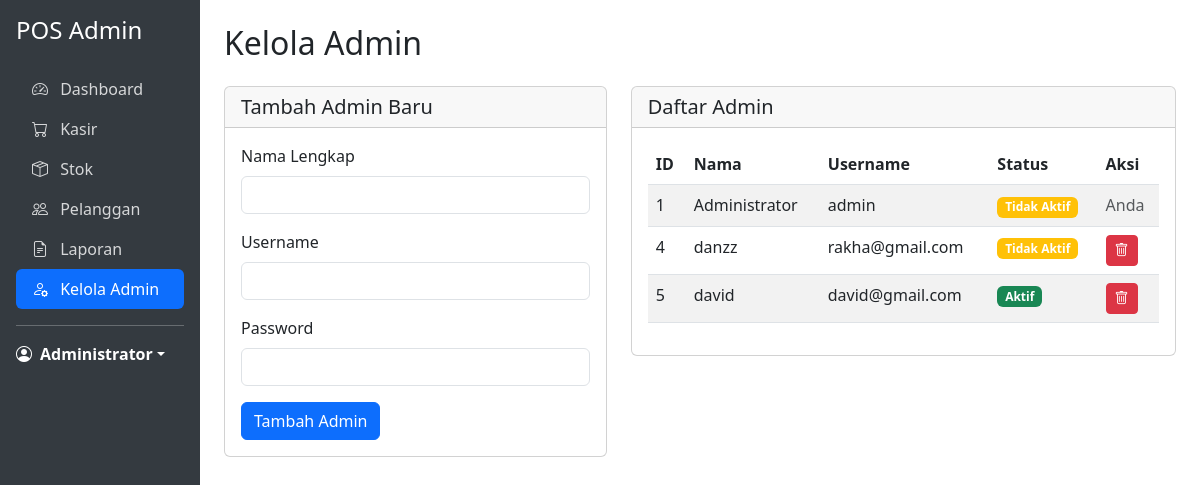
Screenshot of /kelola_admin.php (signed in) with the database file from the repository.
### tables this page shows
CREATE TABLE `kasir_admin` (
  `AdminID` int(11) NOT NULL,
  `Username` varchar(50) NOT NULL,
  `Password` varchar(255) NOT NULL,
  `NamaLengkap` varchar(100) NOT NULL,
  `Status` enum('active','inactive') DEFAULT 'inactive',
  `ActivationCode` varchar(64) DEFAULT NULL
);

### kelola_admin.php (the view, shortened to what this page needs)
<?php
include 'koneksi.php';
 $query = "SELECT * FROM kasir_admin";
 $result = mysqli_query($conn, $query);
?>
<!DOCTYPE html>
<html lang="id">
<head>
    <link href="https://cdn.jsdelivr.net/npm/bootstrap@5.3.0/dist/css/bootstrap.min.css" rel="stylesheet">
    <link href="https://cdn.jsdelivr.net/npm/bootstrap-icons@1.10.0/font/bootstrap-icons.css" rel="stylesheet">
</head>
<body>
    <div class="container-fluid">
        <div class="row">
            <div class="col-md-2 p-0 sidebar">
                <div class="d-flex flex-column p-3 text-white">
                    <h4 class="mb-4">POS Admin</h4>
                    <ul class="nav nav-pills flex-column mb-auto">
                        <li class="nav-item">
                            <a href="dashboard.php" class="nav-link">
                                <i class="bi bi-speedometer2 me-2"></i> Dashboard
                            </a>
                        </li>
                        <li>
                            <a href="index.php" class="nav-link">
                                <i class="bi bi-cart me-2"></i> Kasir
                            </a>
                        </li>
                        <li>
                            <a href="stok.php" class="nav-link">
                                <i class="bi bi-box-seam me-2"></i> Stok
                            </a>
                        </li>
                        <li>
                            <a href="pelanggan.php" class="nav-link">
                                <i class="bi bi-people me-2"></i> Pelanggan
                            </a>
                        </li>
                        <li>
                            <a href="laporan.php" class="nav-link">
                                <i class="bi bi-file-earmark-text me-2"></i> Laporan
                            </a>
                        </li>
                        <li>
                            <a href="kelola_admin.php" class="nav-link active">
                                <i class="bi bi-person-gear me-2"></i> Kelola Admin
                            </a>
                        </li>
                    </ul>
                    <hr>
                    <div class="dropdown">
                        <a href="#" class="d-flex align-items-center text-white text-decoration-none dropdown-toggle" id="dropdownUser1" data-bs-toggle="dropdown" aria-expanded="false">
                            <i class="bi bi-person-circle me-2"></i>
                            <strong><?php echo $_SESSION['admin_name']; ?></strong>
                        </a>
                    </div>
                </div>
            </div>
            <div class="col-md-10 p-4">
                <h2 class="mb-4">Kelola Admin</h2>
                <div class="row">
                    <div class="col-md-5">
                        <div class="card mb-4">
                            <div class="card-header">
                                <h5 class="mb-0">Tambah Admin Baru</h5>
                            </div>
                            <div class="card-body">
                                <form method="POST" action="">
                                    <div class="mb-3">
                                        <label for="nama_lengkap" class="form-label">Nama Lengkap</label>
                                        <input type="text" class="form-control" id="nama_lengkap" name="nama_lengkap" required>
                                    </div>
                                    <div class="mb-3">
                                        <label for="username" class="form-label">Username</label>
                                        <input type="text" class="form-control" id="username" name="username" required>
                                    </div>
                                    <div class="mb-3">
                                        <label for="password" class="form-label">Password</label>
                                        <input type="password" class="form-control" id="password" name="password" required>
                                    </div>
                                    <button type="submit" class="btn btn-primary" name="tambah_admin">Tambah Admin</button>
                                </form>
                            </div>
                        </div>
                    </div>
                    <div class="col-md-7">
                        <div class="card">
                            <div class="card-header">
                                <h5 class="mb-0">Daftar Admin</h5>
                            </div>
                            <div class="card-body">
                                <div class="table-responsive">
                                    <table class="table table-striped">
                                        <thead>
                                            <tr>
                                                <th>ID</th>
                                                <th>Nama</th>
                                                <th>Username</th>
                                                <th>Status</th>
                                                <th>Aksi</th>
                                            </tr>
                                        </thead>
                                        <tbody>
                                            <?php while ($admin = mysqli_fetch_assoc($result)) { ?>
                                                <tr>
                                                    <td><?php echo $admin['AdminID']; ?></td>
                                                    <td><?php echo $admin['NamaLengkap']; ?></td>
                                                    <td><?php echo $admin['Username']; ?></td>
                                                    <td>
                                                        <?php if ($admin['Status'] == 'active') { ?>
                                                            <span class="badge bg-success">Aktif</span>
                                                        <?php } else { ?>
                                                            <span class="badge bg-warning">Tidak Aktif</span>
                                                        <?php } ?>
                                                    </td>
                                                    <td>
                                                        <?php if ($admin['AdminID'] != $_SESSION['admin_id']) { ?>
                                                            <a href="kelola_admin.php?delete=<?php echo $admin['AdminID']; ?>" class="btn btn-sm btn-danger" onclick="return confirm('Apakah Anda yakin ingin menghapus admin ini?')">
                                                                <i class="bi bi-trash"></i>
                                                            </a>
                                                        <?php } else { ?>
                                                            <span class="text-muted">Anda</span>
                                                        <?php } ?>
                                                    </td>
                                                </tr>
                                            <?php } ?>
                                        </tbody>
                                    </table>
                                </div>
                            </div>
                        </div>
                    </div>
                </div>
            </div>
        </div>
    </div>
</body>
</html>

### kelola_admin.php (style rules this page uses)
.sidebar { min-height: 100vh; background-color: #343a40; }
.sidebar .nav-link { color: rgba(255, 255, 255, 0.8); }
.sidebar .nav-link.active { color: white; background-color: #0d6efd; }

### rows the page displays
kasir_admin: AdminID "1", NamaLengkap "Administrator", Username "admin", Status "Tidak Aktif", shows "Anda"
kasir_admin: AdminID "4", NamaLengkap "danzz", Username "rakha@gmail.com", Status "Tidak Aktif"
kasir_admin: AdminID "5", NamaLengkap "david", Username "david@gmail.com", Status "Aktif"

### other values shown
$_SESSION['admin_name'] "Administrator"
